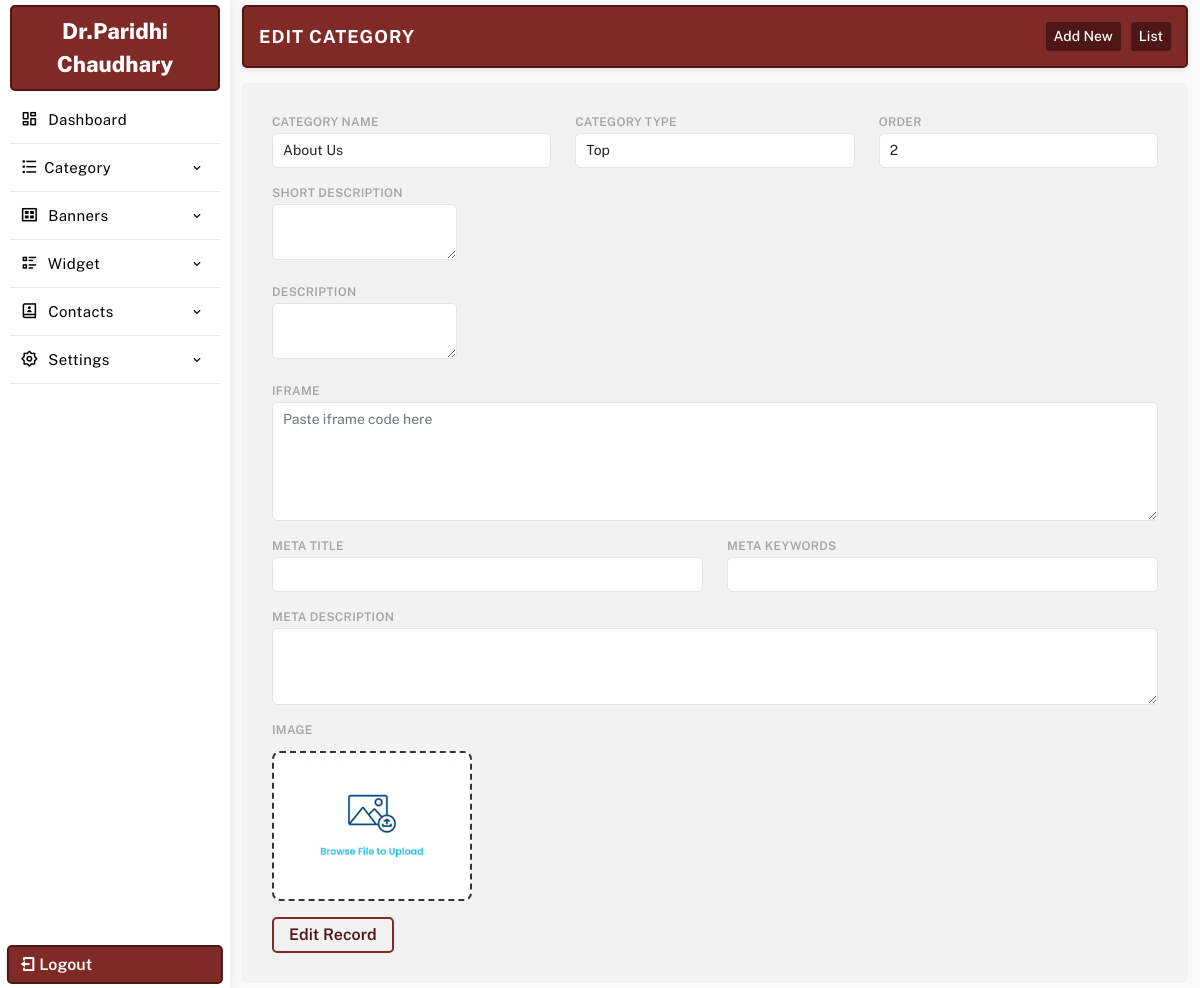
Page /manager/updatecategory.php?id=100 (signed in) on the committed database.
### tables this page shows
CREATE TABLE `settings` (
  `id` int(11) NOT NULL,
  `web_name` varchar(255) DEFAULT NULL,
  `email_id` varchar(255) DEFAULT NULL,
  `alternate_email_id` varchar(255) DEFAULT NULL,
  `contact_no` varchar(255) DEFAULT NULL,
  `alternate_no` varchar(255) DEFAULT NULL,
  `whatsapp_no` varchar(255) DEFAULT NULL,
  `reception_time` varchar(255) DEFAULT NULL,
  `address` text DEFAULT NULL,
  `youtubelink` varchar(255) DEFAULT NULL,
  `map_iframe` longtext DEFAULT NULL,
  `facebook` varchar(255) DEFAULT NULL,
  `youtube` varchar(255) DEFAULT NULL,
  `instagram` varchar(255) DEFAULT NULL,
  `twitter` varchar(255) DEFAULT NULL,
  `linkedin` varchar(255) DEFAULT NULL,
  `logo` varchar(255) DEFAULT NULL,
  `meta_title` varchar(255) DEFAULT NULL,
  `meta_keywords` varchar(255) DEFAULT NULL,
  `meta_desc` text DEFAULT NULL,
  `smart_classroom_desc` text DEFAULT NULL,
  `smart_classroom_text` varchar(255) DEFAULT NULL,
  `brochure_file` varchar(500) DEFAULT NULL,
  `footerdesc` text DEFAULT NULL,
  `googletag` text DEFAULT NULL,
  `headercenterline` varchar(255) DEFAULT NULL,
  `no_of_experience` varchar(255) DEFAULT NULL,
  `surgeries` varchar(255) DEFAULT NULL,
  `no_of_patients` varchar(255) DEFAULT NULL,
  `satisfied_patients` varchar(255) DEFAULT NULL,
  `working_days` varchar(255) DEFAULT NULL,
  `closed_days` varchar(255) DEFAULT NULL
);

CREATE TABLE `category` (
  `id` int(11) NOT NULL,
  `c_name` varchar(255) NOT NULL,
  `c_type` varchar(255) NOT NULL,
  `c_url` varchar(255) NOT NULL,
  `c_desc` text NOT NULL,
  `sdesc` text NOT NULL,
  `featured_img` varchar(255) NOT NULL,
  `meta_title` varchar(255) NOT NULL,
  `meta_keywords` varchar(255) NOT NULL,
  `meta_desc` text NOT NULL,
  `card_heading` text DEFAULT NULL,
  `card_data` longtext DEFAULT NULL,
  `section_heading` text DEFAULT NULL,
  `iframe` text DEFAULT NULL,
  `status` int(11) NOT NULL DEFAULT 1,
  `order` int(11) NOT NULL
);

### manager/database/db.php (called while the page is built, shortened)
<?php session_start();
$con = mysqli_connect( DB_HOST, DB_USER, DB_PASSWORD, DB_NAME);
$sqlsetting = mysqli_query($con,"SELECT * FROM `settings`");
$rwlinks = mysqli_fetch_array($sqlsetting);
$websitename = $rwlinks['web_name'];
?>

### manager/updatecategory.php (the view, shortened to what this page needs)
<?php
require_once 'database/db.php';
if (isset($_GET['id'])) {
    $id = $_GET['id'];
} else {
    $id = '';
}
$sqlcat = mysqli_query($con, "SELECT * FROM category WHERE id = {$id}");
if (mysqli_num_rows($sqlcat)) {
    $rwcat = mysqli_fetch_assoc($sqlcat);
}
include 'include/header.php';
include 'include/sidebar.php';
?>
<section class="main-dashboard">
    <div class="container-fluid">
        <div class="row">
            <div class="col-md-12">
                <div class="page-title">
                    <div class="title">
                        <h3>Edit Category</h3>
                    </div>
                    <div class="createbtn">
                        <a href="createcategory.php">Add New</a>
                        <a href="category.php">List</a>
                    </div>
                </div>
            </div>
            <div class="col-md-12">
                <div class="page-content">
                    <form method="POST" id="submitForm" class="row">
                        <div class="mb-3 col-md-4">
                            <label for="cname" class="form-label">
                                Category Name
                            </label>
                            <input
                                type="text"
                                class="form-control"
                                id="cname"
                                name="cname"
                                value="<?php echo htmlspecialchars($rwcat['c_name']); ?>"
                                required
                            >
                        </div>
						<div class="mb-3 col-md-4">
							<label for="type" class="form-label">
								Category Type
							</label>
							<select
								class="form-control"
								id="type"
								name="ctype"
								required
							>
								<option
									value="1"
									<?php echo ($rwcat['c_type'] == 1) ? 'selected' : ''; ?>
								>
									Top
								</option>
							</select>
						</div>
                        <div class="mb-3 col-md-4">
                            <label for="order" class="form-label">
                                Order
                            </label>
                            <input
                                type="text"
                                class="form-control"
                                id="order"
                                name="order"
                                value="<?php echo htmlspecialchars($rwcat['order']); ?>"
                                required
                            >
                        </div>
                        <div class="mb-3 col-md-12">
                            <label for="sdesc" class="form-label">
                                Short Description
                            </label>
                            <textarea
                                class="tinyMCE"
                                name="sdesc"
                                id="sdesc"
                            ><?php echo $rwcat['sdesc']; ?></textarea>
                        </div>
                        <div class="mb-3 col-md-12">
                            <label for="cdesc" class="form-label">
                                Description
                            </label>
                            <textarea
                                class="tinyMCE"
                                name="cdesc"
                                id="cdesc"
                            ><?php echo $rwcat['c_desc']; ?></textarea>
                        </div>
                        <div class="mb-3 col-md-12">
                            <label for="iframe" class="form-label">
                                iFrame
                            </label>
                            <textarea
                                class="form-control"
                                rows="5"
                                name="iframe"
                                id="iframe"
                                placeholder="Paste iframe code here"
                            ><?php echo htmlspecialchars($rwcat['iframe'] ?? ''); ?></textarea>
                        </div>
                        <div class="mb-3 col-md-6">
                            <label for="mtitle" class="form-label">
                                Meta Title
                            </label>
                            <input
                                type="text"
                                class="form-control"
                                id="mtitle"
                                name="meta-title"
                                value="<?php echo htmlspecialchars($rwcat['meta_title']); ?>"
                            >
                        </div>
                        <div class="mb-3 col-md-6">
                            <label for="mkeywords" class="form-label">
                                Meta Keywords
                            </label>
                            <input
                                type="text"
                                class="form-control"
                                id="mkeywords"
                                name="meta-keywords"
                                value="<?php echo htmlspecialchars($rwcat['meta_keywords']); ?>"
                            >
                        </div>
                        <div class="mb-3 col-md-12">
                            <label for="mdesc" class="form-label">
                                Meta Description
                            </label>
                            <textarea
                                class="form-control"
                                rows="3"
                                name="meta-desc"
                                id="mdesc"
                            ><?php echo $rwcat['meta_desc']; ?></textarea>
                        </div>
                        <div class="mb-3 col-md-12">
                            <label for="formFile" class="form-label">
                                Image
                            </label>
                            <div class="imgquestion other">
                                <?php if (empty($rwcat['featured_img'])) { ?>
                                    <img
                                        src="images/preview.jpg"
                                        alt="preview"
                                        class="preview"
                                    >
                                <?php } ?>
                            </div>
                        </div>
                        <div class="col-md-12">
                            <input
                                type="submit"
                                value="Edit Record"
                                name="editRecord"
                                class="submitInput"
                            >
                        </div>
                    </form>
                </div>
            </div>
        </div>
    </div>
</section>
<?php
include "include/footer.php";
?>

### manager/include/sidebar.php (shortened to what this page needs)
<aside class="sidebar-menu-dashboard">
<div class="logo-n-toggle">
	<a href="dashboard.php"><?=$websitename;?></a>
</div>
<nav class="menu">
<ul class="aside-menu">
<li class="menu-item ">
	<a href="dashboard.php" class="menu-link">
	<span class="link-text"><i class="ri-dashboard-line"></i> Dashboard</span>
	</a>
</li>
<li class="menu-item has-submenu">
	<a href="javascript:" class="menu-link" id="parent-menu">
	<span class="link-text"><i class="ri-list-check"></i>Category</span>
	<i class='bx bx-chevron-down'></i>
	</a>
</li>
<li class="menu-item has-submenu">
<a href="javascript:" class="menu-link orders" id="parent-menu">
<span class="link-text"><i class="ri-gallery-view"></i> Banners</span>
<i class='bx bx-chevron-down'></i>
</a>
</li>
<li class="menu-item has-submenu">
<a href="javascript:" class="menu-link" id="parent-menu">
<div>
<span class="link-text"><i class="ri-list-check-2"></i> Widget</span>
</div>
<i class='bx bx-chevron-down'></i>
</a>
</li>
<li class="menu-item has-submenu">
<a href="javascript:" class="menu-link orders" id="parent-menu">
<div>
<span class="link-text"><i class="ri-contacts-book-2-line"></i> Contacts</span>
</div>
<i class='bx bx-chevron-down'></i>
</a>
</li>
<li class="menu-item has-submenu">
<a href="javascript:" class="menu-link orders" id="parent-menu">
<div>
<span class="link-text"><i class="ri-settings-2-line"></i> Settings</span>
</div>
<i class='bx bx-chevron-down'></i>
</a>
</li>
</ul>
</nav>
<a href="logout.php" class="logout-fixed"><i class="ri-logout-box-line"></i> Logout</a>
</aside>

### manager/css/style.css (style rules this page uses)
* { margin: 0; padding: 0; box-sizing: border-box; font-family: "Public Sans", sans-serif; }
:root { --text1-color: #a7a7a7; --primary-color: #7F2A26; --secondary-color: #4e1715; }
p,h1,h2,h3,h4,h5,h6 { margin: 0; }
a { text-decoration: none; color: #000; }
ul { list-style: none; padding: 0; margin: 0; }
.imgquestion { border: 2px dashed rgb(0 0 0 / 80%); border-radius: 8px; width: 100%; height: 150px; text-align: center; overflow: hidden; display: flex; align-items: center; justify-content: center; position: relative; background: #fff; }
.imgquestion img { width: 100%; }
.imgquestion.other { width: 200px; margin: 10px 0 0; }
.page-content form .submitInput { border: 2px solid var(--primary-color); border-radius: 5px; font-size: 16px; padding: 4px 15px; background: none; font-weight: 600; color: var(--secondary-color); transition: .3s ease-in; }
aside { width: 230px; height: 100vh; transition: all .4s linear; float: left; box-shadow: 1px 0 10px rgb(0 0 0 / 8%); position: relative; padding: 5px 10px; }
.logo-n-toggle { display: flex; justify-content: center; align-items: center; padding: 8px 10px; border: 2px solid var(--secondary-color); border-radius: 5px; background: var(--primary-color); }
.logo-n-toggle a { display: block; transition: display .4s linear; color: #fff; text-align: center; font-weight: 800; font-size: 22px; }
.logo-n-toggle a:before, .logo-n-toggle a:after { width: 12px; height: 12px; display: inline-block; border: 4px solid var(--primary-color); border-radius: 50%; margin: 0 5px; }
.logout-fixed { position: absolute; bottom: 4px; left: 50%; padding: 5px 10px; width: 94%; color: #fff; margin: auto; transform: translateX(-50%); border-radius: 5px; border: 2px solid var(--secondary-color); font-weight: 600; background: var(--primary-color); transition: .3s linear; }
.page-title { padding: 15px; border-radius: 5px; border: 2px solid var(--secondary-color); display: flex; align-items: center; justify-content: space-between; margin-bottom: 15px; box-shadow: 0 .125rem .25rem rgba(165,163,174,.3); background: #fff; background: var(--primary-color); }
.page-title .title h3 { font-size: 18px; color: #fff; text-transform: uppercase; font-weight: 700; letter-spacing: 1px; }
.page-title .createbtn { display: flex; align-items: center; gap: 10px; }
.page-title .createbtn a { font-size: 14px; display: flex; align-items: center; justify-content: center; border-radius: 3px; padding: 4px 8px; font-weight: 500; background: var(--secondary-color); color: #fff; transition: .3s ease; }
.page-content { background: #fff;padding: 30px;border-radius: 5px;background: #f2f2f2; }
.page-content form label { font-size: 12px; font-weight: 600; margin: 0; padding: 0 0 2px; display: block; color: #a5a5a5; text-transform: uppercase; letter-spacing: .3px; }
.page-content form select, .page-content form textarea, .page-content form input { font-size: 14px; padding: 6px 10px; border-radius: 5px; border-color: #e5e5e5; }
aside .menu { height: 88%; overflow: auto; padding: 5px 0; }
.aside-menu .menu-item { transition: all .2s linear; position: relative; }
.aside-menu .menu-item > .menu-link { text-decoration: none; display: block; padding: 10px 10px; display: flex; justify-content: space-between; align-items: center; white-space: nowrap; border-bottom: 1px solid #e9e9e9; }
.aside-menu .menu-item > .menu-link i { color: #000; font-size: 18px; margin-right: 5px; display: inline-block; }
.aside-menu .menu-item > .menu-link .bx-chevron-down, .aside-menu .menu-item > .menu-link .link-text { transition: all .2s linear; color: #000; font-size: 15px; letter-spacing: 0.4px; font-weight: 400; }
.aside-menu .menu-item > .menu-link span::after { content: ""; font-family: FontAwesome; }
section.main-dashboard { float: left; width: calc(100% - 230px); transition: all .4s linear; overflow: auto; height: 100vh; padding: 5px 0; background: #f9f9f9; }

### rows in the picture
settings: web_name "Dr.Paridhi Chaudhary"
category: cname "About Us", ctype "Top", order "2"
